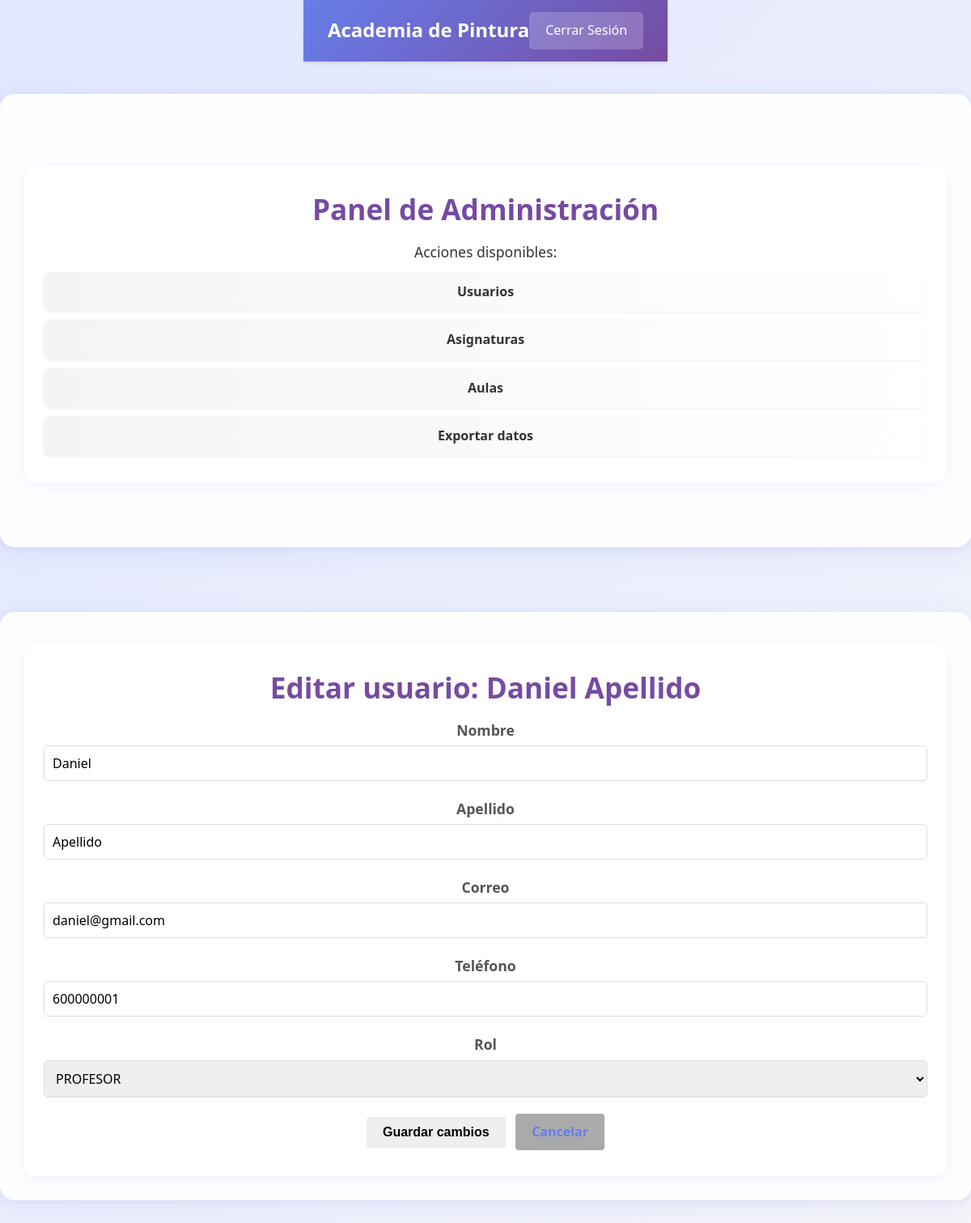
Before: /php/Admin/editar_usuario.php?id=USU-000002 (signed in) with the older database file.
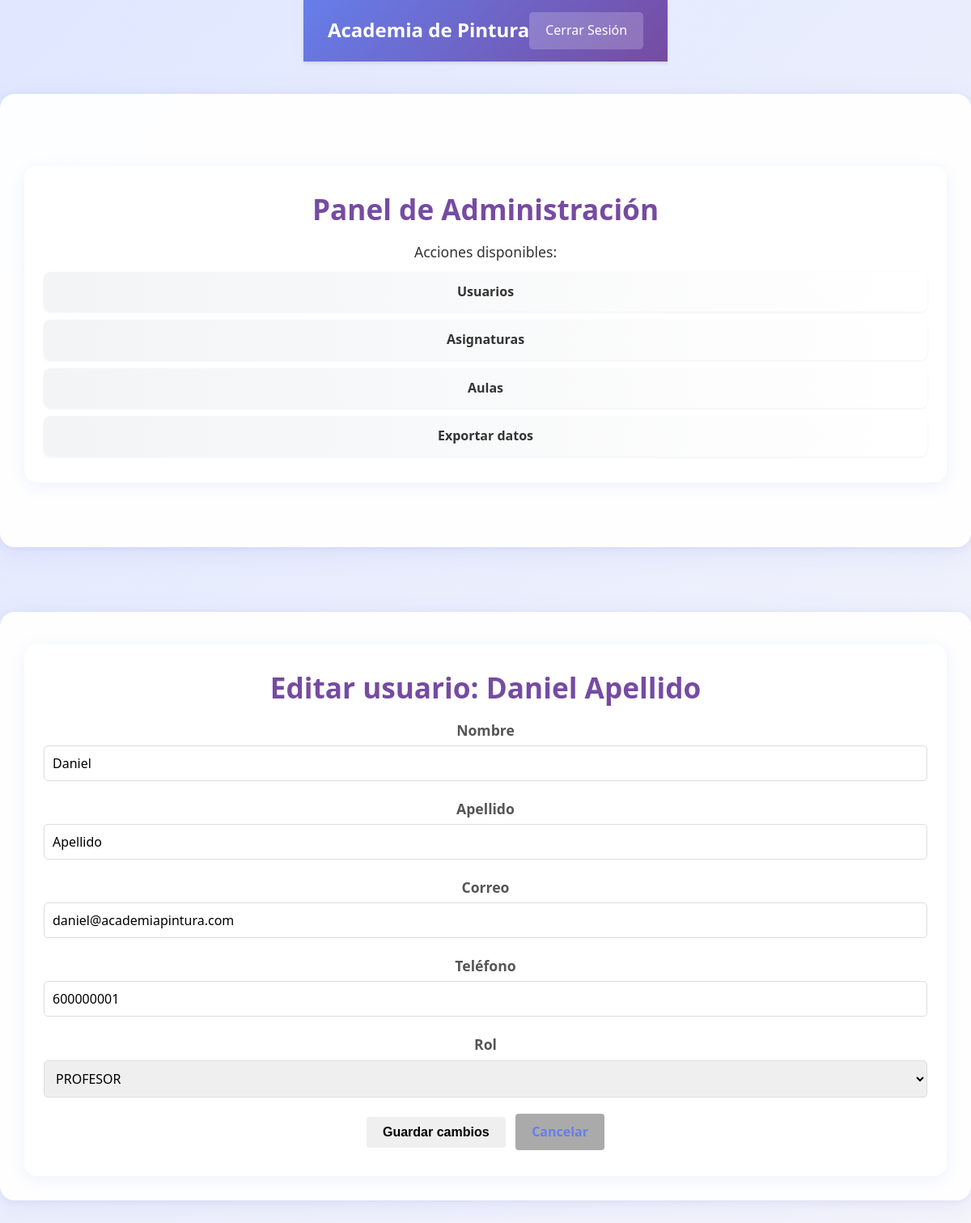
After: the same page with the newer database file.
### tables this page shows
CREATE TABLE IF NOT EXISTS `usuarios` (
    `id_usuario` VARCHAR(20) PRIMARY KEY,
    `codigo_usuario` VARCHAR(20) UNIQUE NOT NULL CHECK (`codigo_usuario` LIKE 'USU-%'),
    `nombre` VARCHAR(100) NOT NULL,
    `apellido` VARCHAR(100) NOT NULL,
    `correo` VARCHAR(100) UNIQUE NOT NULL CHECK (`correo` LIKE '%@%.%'),
    `telefono` VARCHAR(15) NOT NULL CHECK (`telefono` REGEXP '^[0-9]{6,15}$'),
    `fecha_nacimiento` DATE,
    `direccion` TEXT,
    `estado` ENUM('Activo', 'Inactivo', 'Suspendido') DEFAULT 'Activo',
    `rol_codigo` VARCHAR(10) NOT NULL,
    `fecha_registro` TIMESTAMP DEFAULT CURRENT_TIMESTAMP,
    FOREIGN KEY (`rol_codigo`) REFERENCES `rol`(`codigo_rol`),
    CONSTRAINT chk_id_formato CHECK (`id_usuario` REGEXP '^[A-Z0-9-]+$')
);

### php/Admin/editar_usuario.php (the view, shortened to what this page needs)
<?php
$id = $_GET['id'] ?? null;
try {
    $conexion = getConexionPDO();
    $sql = "SELECT id_usuario, codigo_usuario, nombre, apellido, correo, telefono, rol_codigo FROM usuarios WHERE id_usuario = :id";
    $stmt = $conexion->prepare($sql);
    $stmt->execute([':id' => $id]);
    $u = $stmt->fetch(PDO::FETCH_ASSOC);
} catch (Exception $e) {
    header('Location: gestionar_usuarios.php?msg=' . urlencode('Error al cargar usuario') . '&tipo=error');
    exit();
}
?>
<!DOCTYPE html>
<html lang="es">
<head>
    <link rel="stylesheet" href="../../css/estilos_unificados.css">
</head>
<body>
<?php include '../panel/panel.php'; ?>
<div class="container">
    <div class="welcome">
        <h2>Editar usuario: <?php echo htmlspecialchars($u['nombre'] . ' ' . $u['apellido']); ?></h2>
        <form method="POST" action="procesar_editar_usuario.php">
            <div class="form-group">
                <label>Nombre</label>
                <input type="text" name="nombre" value="<?php echo htmlspecialchars($u['nombre']); ?>" required>
            </div>
            <div class="form-group">
                <label>Apellido</label>
                <input type="text" name="apellido" value="<?php echo htmlspecialchars($u['apellido']); ?>" required>
            </div>
            <div class="form-group">
                <label>Correo</label>
                <input type="email" name="correo" value="<?php echo htmlspecialchars($u['correo']); ?>" required>
            </div>
            <div class="form-group">
                <label>Teléfono</label>
                <input type="text" name="telefono" value="<?php echo htmlspecialchars($u['telefono']); ?>" required>
            </div>
            <div class="form-group">
                <label>Rol</label>
                <select name="rol" required>
                    <?php foreach ($roles as $code => $label): ?>
                        <option value="<?php echo $code; ?>" <?php echo $u['rol_codigo'] === $code ? 'selected' : ''; ?>><?php echo $label; ?></option>
                    <?php endforeach; ?>
                </select>
            </div>
            <button class="btn" type="submit">Guardar cambios</button>
            <a class="btn" style="background:#aaa; margin-left:8px;" href="gestionar_usuarios.php">Cancelar</a>
        </form>
    </div>
</div>
</body>
</html>

Changed rows visible on the page:
changed usuarios "Daniel Apellido": correo "daniel@gmail.com" → "daniel@academiapintura.com"
